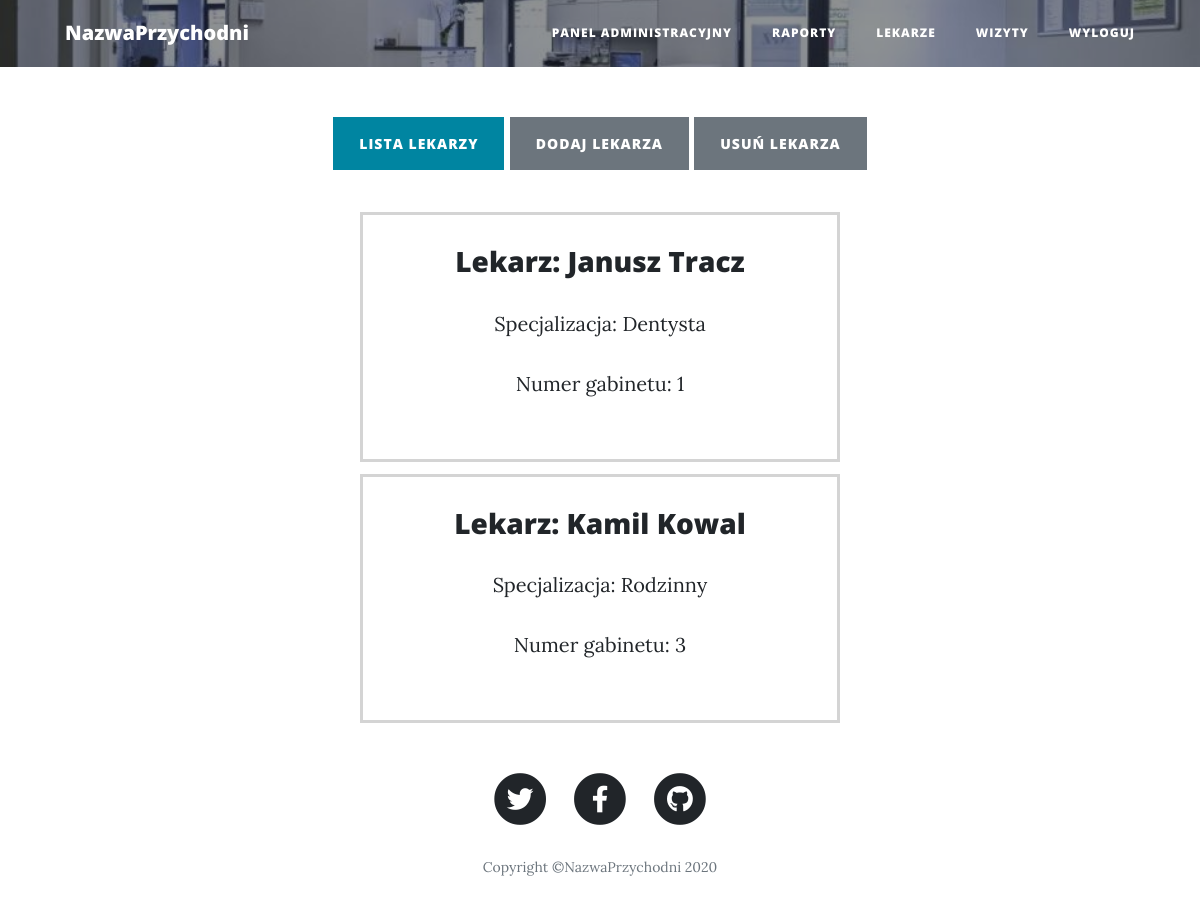
Page /lekarze/wyswietl (signed in) on the committed database.
### lekarze/models.py (models this page shows, shortened)
class Lekarze(models.Model):
    uzytkownik = models.ForeignKey(User, on_delete=models.CASCADE)
    specjalizacja = models.CharField(max_length=25)
    numer_gabinetu = models.IntegerField(validators=[MinValueValidator(1)])
    terminy = []
    aktywny = models.BooleanField(default=True)

### lekarze/views.py (the view)
# urls.py: path('lekarze/wyswietl', lekarze_list_view, name='lekarze_list'),
@login_required
@user_passes_test(lambda u: u.is_superuser, redirect_field_name='#')
def lekarze_list_view(request):
    queryset = Lekarze.objects.all()
    context = {
        "object_list": queryset
    }
    return render(request, "lista_lekarzy.html", context)

### lekarze/templates/lista_lekarzy.html
{% extends "base.html" %}
{% block content %}
    <div style="text-align: center;">
    <a href="wyswietl" class="btn btn-primary">Lista lekarzy</a>
    <a href="dodaj" class="btn btn-secondary">Dodaj lekarza</a>
    <a href="usun" class="btn btn-secondary">Usuń lekarza</a>
</div>
    <br>
    <div style="text-align: center;">
        {% for object in object_list %}
            {% if object.aktywny %}
<div style="border: rgba(0,0,0,0.17) solid; margin-top: 1%; margin-left: 30%; margin-right: 30%">
<br>
    <h3>Lekarz: {{ object.uzytkownik.first_name }} {{ object.uzytkownik.last_name }}</h3>
                <p>Specjalizacja: {{ object.specjalizacja }}
                <p>Numer gabinetu: {{ object.numer_gabinetu }}
                <br><br>
            </div>
            {% endif %}
        {% endfor %}
    </div>
{% endblock %}

### rows in the picture
Lekarze: uzytkownik.first_name "Janusz", uzytkownik.last_name "Tracz", specjalizacja "Dentysta", numer_gabinetu "1"
Lekarze: uzytkownik.first_name "Kamil", uzytkownik.last_name "Kowal", specjalizacja "Rodzinny", numer_gabinetu "3"
